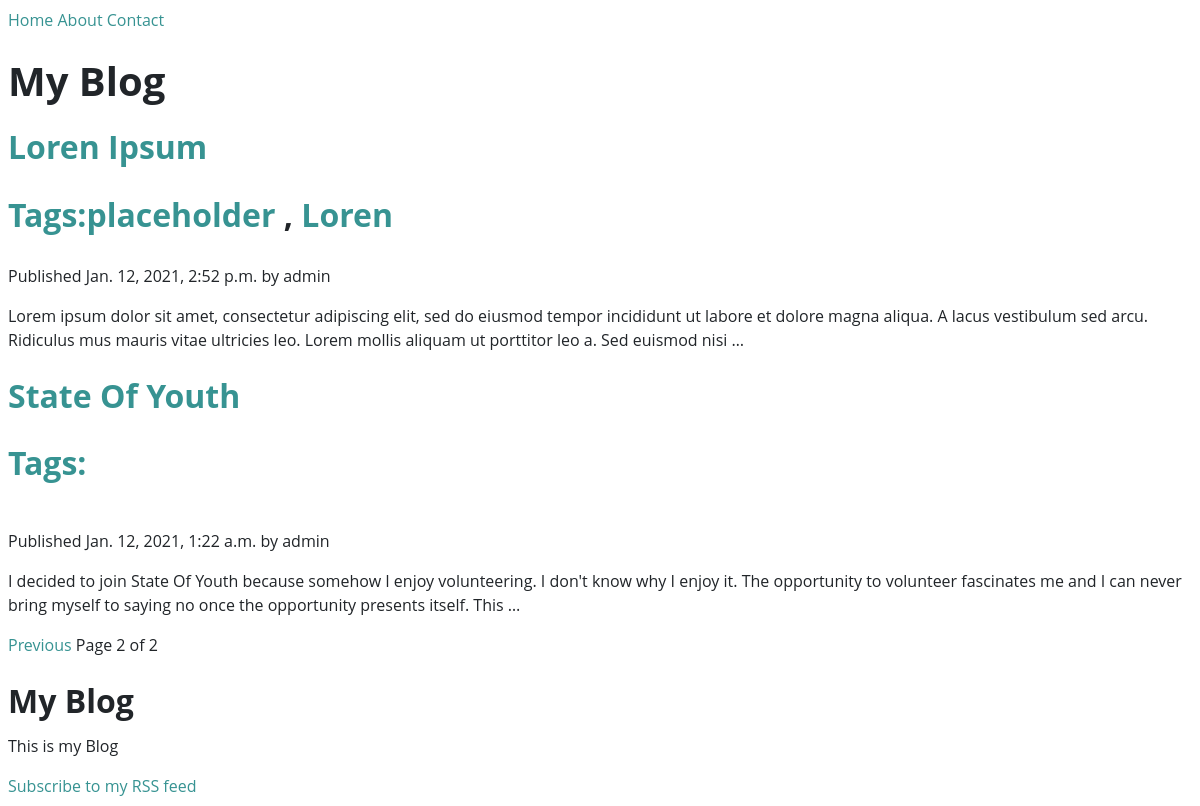
Screenshot of /blog/?page=2 with the database file from the repository.
### blog/models.py (models this page shows, shortened)
class Post(models.Model):
    STATUS_CHOICES = (
        ('draft', 'Draft'), ('published', 'Published'),
    )
    title = models.CharField(max_length=250)
    slug = models.SlugField(max_length=250, unique_for_date='publish')
    author = models.ForeignKey(User, on_delete=models.CASCADE,
                               related_name='blog_posts')
    body = RichTextUploadingField(blank=True, null=True)
    publish = models.DateTimeField(default=timezone.now)
    created = models.DateTimeField(auto_now_add=True)
    updated = models.DateTimeField(auto_now=True)
    status = models.CharField(max_length=10, choices=STATUS_CHOICES,
                              default='draft')
    objects = models.Manager() # Default object
    published = PublishedManager() # Custom manager
    class Meta:
        ordering = ('-publish',)
    def get_absolute_url(self):
        return reverse('blog:post_detail',
                       args=[self.publish.year,
                             self.publish.month,
                             self.publish.day,self.slug])
    tags = TaggableManager()

### blog/views.py (the view)
# urls.py: path('', views.post_list, name='home'),
def post_list(request, tag_slug=None):
    posts = Post.published.all()
    object_list = Post.published.all()
    tag = None
    if tag_slug:
        tag = get_object_or_404(Tag, slug=tag_slug)
        object_list = object_list.filter(tags__in=[tag])
    paginator = Paginator(object_list, 4) # 4 posts per page
    page = request.GET.get('page')
    try:
        posts = paginator.page(page)
    except PageNotAnInteger:
        posts = paginator.page(1)
    except EmptyPage:
        posts = paginator.page(paginator.num_pages) # edit for error message
    return render(request, 'blog/post/list.html', {'posts': posts,
                                                   'page': page, 'tag': tag})

### blog/templates/blog/post/list.html (shortened to what this page needs)
{% extends "blog/base.html" %}
{% block content %}
    <h1>My Blog</h1>
    {% for post in posts %}
        <h2>
            <a href="{{ post.get_absolute_url }}">
                {{ post.title }}
                <p class="tags">
                    Tags:
                    {% for tag in post.tags.all %}
                    <a href="{% url 'blog:post_list_by_tag' tag.slug %}">
                        {{ tag.name}}
                    </a>
                    {% if not forloop.last %},  {% endif %}
                    {% endfor %}
                </p>
            </a>
        </h2>
        <p class="date">
            Published {{ post.publish }} by {{ post.author }}
        </p>
        {{ post.body|safe|truncatewords:40|linebreaks }}
        {% endfor %}
        {% include "pagination.html" with page=posts %}
{% endblock %}

### blog/templates/blog/base.html (shortened to what this page needs)
{% load blog_tags %}
{% load static %}
<!DOCTYPE html>
<html>
    <head>
        <link href="{% static 'css/blog.css' %}" rel="stylesheet"/>
    </head>
    <body>
        <div>
            <a href="{% url 'blog:home' %}">Home</a>
            <a href="{% url 'blog:about_page' %}">About</a>
            <a href="{% url 'blog:contact_page' %}">Contact</a>
        </div>
        <div id="content">
            {% block content %}
            {% endblock %}
        </div>
        <div id="sidebar">
            <h2>My Blog</h2>
            <p>This is my Blog</p>
        </div>
        <div id="bottombar">
            <a href="{% url 'blog:post_feed' %}">Subscribe to my RSS feed</a>
        </div>
    </body>
</html>

### blog/templates/pagination.html (shortened to what this page needs)
<div class="pagination">
    <span class="step-links">
        {% if page.has_previous %}
        <a href="?page={{ page.previous_page_number }}">Previous</a>
        {% endif %}
        <span class="current">
            Page {{ page.number }} of {{ page.paginator.num_pages }}
        </span>
    </span>
</div>

### blog/static/css/blog.css (style rules this page uses)
body { overflow-x: hidden; }
a, i, span { display: inline-block; text-decoration: none; -webkit-transition: all 0.3s; transition: all 0.3s; }
h1, h2, h3, h4, h5, h6 { margin-bottom: 15px; }
body { font-family: "Open Sans", sans-serif; font-size: 1rem; font-weight: normal; line-height: 1.5; color: #212529; background-color: #fff; }
a { color: #379392; text-decoration: none; }
h1, h2, h3, h4, h5, h6, .h1, .h2, .h3, .h4, .h5, .h6 { margin-bottom: 0.5rem; font-family: inherit; font-weight: 700; line-height: 1.1; color: inherit; }
h1, .h1 { font-size: 2.5rem; }
h2, .h2 { font-size: 2rem; }

### rows the page displays
Post: title "Loren Ipsum", publish "Jan. 12, 2021, 2:52 p.m.", author "admin", body "Lorem ipsum dolor sit amet, consectetur adipiscing elit, sed do eiusmod tempor incididunt ut labore et dolore magna aliqua. A lacus vestibulum sed arcu. Ridiculus mus mauris vitae ultricies leo. Lorem mollis aliquam ut porttitor leo a. Sed euismod nisi …"
Tag: name "placeholder"
Tag: name "Loren"
Post: title "State Of Youth", publish "Jan. 12, 2021, 1:22 a.m.", author "admin", body "I decided to join State Of Youth because somehow I enjoy volunteering. I don't know why I enjoy it. The opportunity to volunteer fascinates me and I can never bring myself to saying no once the opportunity presents itself. This …"

### other values shown
{{ page.number }} "2"
{{ page.paginator.num_pages }} "2"
